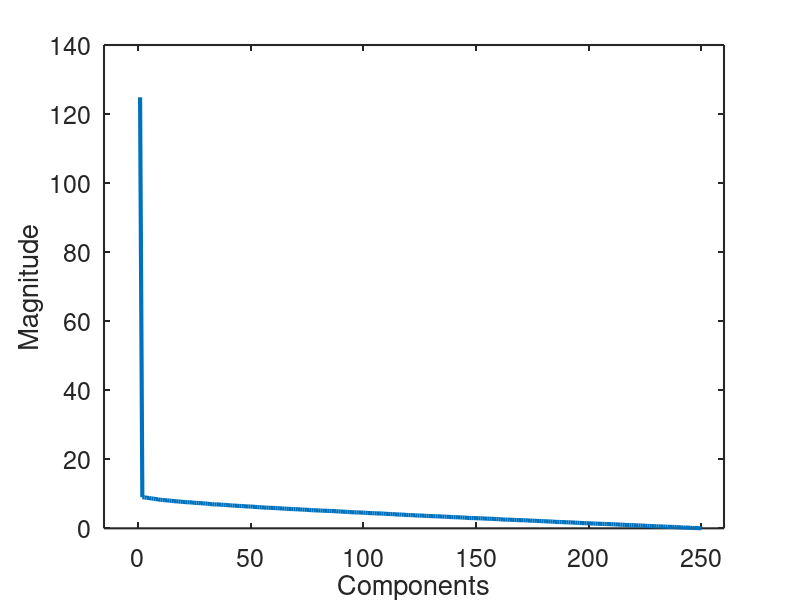

The MATLAB source for this figure: (Note: this script raises an error after producing the figure.)
% This is to plot singular-value decay pattern for various matrices.
% Example matrix (replace with your matrix)

order=250;
A = rand(order,order);

% Compute singular values

s=svd(A);
% Components index
components = 1:length(s);

% Create figure
%figure('Color',[1 1 1]);
figure('Color',[1 1 1],'Position',[100 100 500 360]);
% Plot singular values (thicker blue line)
plot(components, s, 'Color',[0 0.4470 0.7410], 'LineWidth',3);
hold on

% Labels
xlabel('Components','FontSize',18);
ylabel('Magnitude','FontSize',18);

% Axis formatting
set(gca,...
    'FontSize',18,...
    'LineWidth',1.5,...
    'Box','on',...
    'Color',[1 1 1]);
ax = gca;
% Shift x-axis slightly left so 0 appears inside the plot
xlim([-15 length(s)+10])
% Set x-axis tick locations
ax.XTick = 0:100:length(s)+10;
% Slight padding for y-axis
ylim([-2 max(s)*1.05])

% Save the figure
exportgraphics(gca,'random_general_svd_magnitude.png','Resolution',1200);
